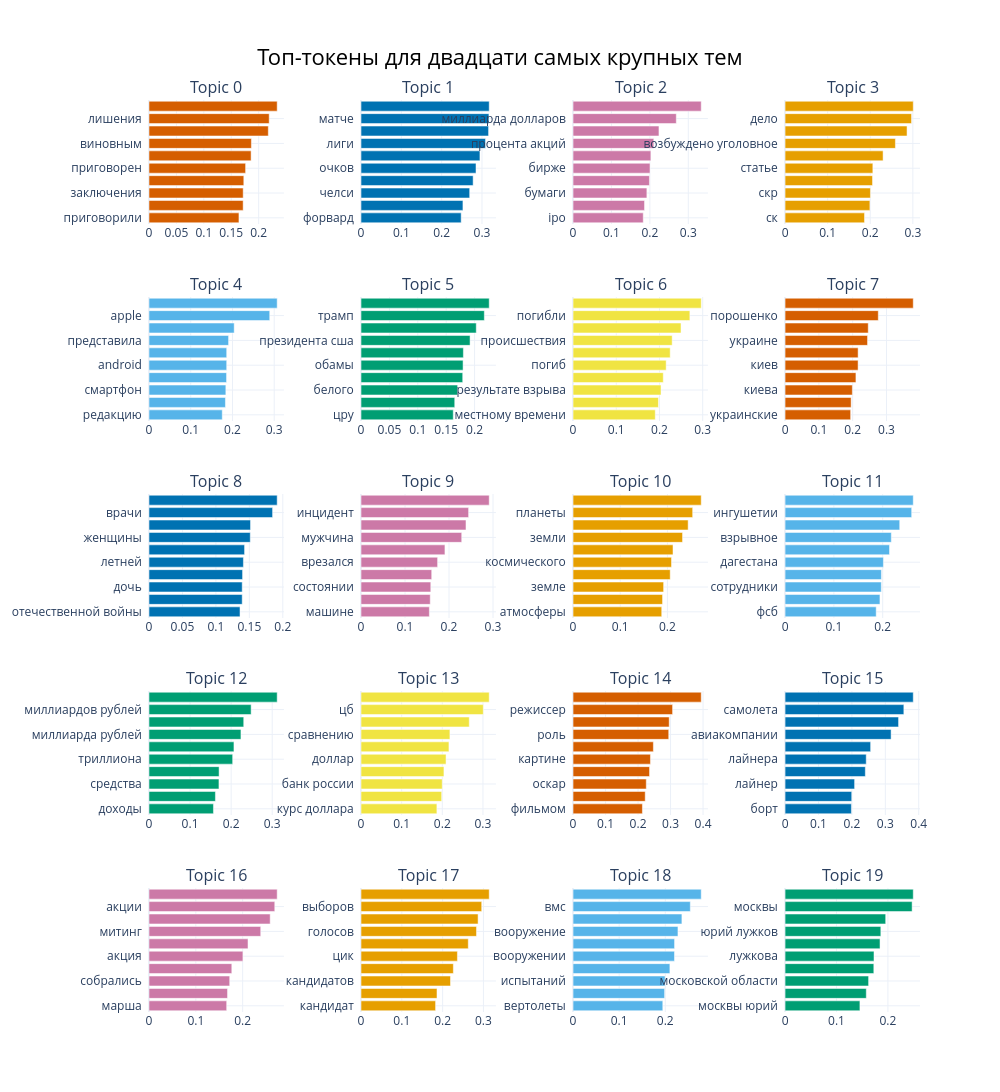

Source (notebook cell):
### Markdown cell above
Уже по таблице видно, что темы в целом читаются устойчиво. Наиболее аккуратные блоки получились у спорта, культуры, науки и финансовых новостей. Более широкими выглядят темы, связанные с внутренней политикой и происшествиями в России; для такого корпуса это ожидаемо, потому что внутри этих рубрик сюжетный спектр очень широк.

### Code cell
topic_barchart = final_topic_model.visualize_barchart(
    top_n_topics=20,
    n_words=10,
    title="Топ-токены для двадцати самых крупных тем",
)
topic_barchart

### Figure 1 — Plotly figure (JSON) as saved in the notebook; plotly's stock layout.template omitted (floating-point values rounded to 4 significant figures)
{"data": [{"marker": {"color": "#D55E00"}, "orientation": "h", "type": "bar", "x": [0.164, 0.1717, 0.1718, 0.1729, 0.1761, 0.1862, 0.1867, 0.2175, 0.2191, 0.2337], "xaxis": "x", "y": ["приговорили  ", "приговорил  ", "заключения  ", "признал  ", "приговорен  ", "годам лишения  ", "виновным  ", "приговор  ", "лишения  ", "годам  "], "yaxis": "y"}, {"marker": {"color": "#0072B2"}, "orientation": "h", "type": "bar", "x": [0.2484, 0.2528, 0.2695, 0.2781, 0.2852, 0.2949, 0.3087, 0.3164, 0.3172, 0.3179], "xaxis": "x2", "y": ["форвард  ", "мяч  ", "челси  ", "забил  ", "очков  ", "матча  ", "лиги  ", "клуба  ", "матче  ", "команды  "], "yaxis": "y2"}, {"marker": {"color": "#CC79A7"}, "orientation": "h", "type": "bar", "x": [0.1827, 0.1861, 0.1922, 0.1988, 0.2003, 0.2026, 0.2102, 0.2236, 0.2687, 0.3337], "xaxis": "x3", "y": ["ipo  ", "газпрома  ", "бумаги  ", "роснефти  ", "бирже  ", "процентов акций  ", "процента акций  ", "ммвб  ", "миллиарда долларов  ", "акций  "], "yaxis": "y3"}, {"marker": {"color": "#E69F00"}, "orientation": "h", "type": "bar", "x": [0.1865, 0.1991, 0.2004, 0.2053, 0.206, 0.2301, 0.259, 0.2863, 0.2969, 0.3009], "xaxis": "x4", "y": ["ск  ", "дело статье  ", "скр  ", "уголовного  ", "статье  ", "ук  ", "возбуждено уголовное  ", "возбуждено  ", "дело  ", "уголовное дело  "], "yaxis": "y4"}, {"marker": {"color": "#56B4E9"}, "orientation": "h", "type": "bar", "x": [0.1755, 0.1831, 0.1841, 0.1858, 0.1862, 0.1862, 0.1907, 0.2041, 0.2892, 0.3071], "xaxis": "x5", "y": ["редакцию  ", "ленты ру  ", "смартфон  ", "пользователям  ", "android  ", "nokia  ", "представила  ", "сервис  ", "apple  ", "google  "], "yaxis": "y5"}, {"marker": {"color": "#009E73"}, "orientation": "h", "type": "bar", "x": [0.1625, 0.1651, 0.1701, 0.1791, 0.1798, 0.1803, 0.1921, 0.203, 0.2172, 0.2258], "xaxis": "x6", "y": ["цру  ", "джордж  ", "белого  ", "буша  ", "обамы  ", "президент сша  ", "президента сша  ", "обама  ", "трамп  ", "буш  "], "yaxis": "y6"}, {"marker": {"color": "#F0E442"}, "orientation": "h", "type": "bar", "x": [0.1902, 0.1976, 0.2035, 0.2088, 0.2155, 0.2248, 0.2294, 0.2499, 0.2703, 0.2966], "xaxis": "x7", "y": ["местному времени  ", "пожарные  ", "результате взрыва  ", "пострадали  ", "погиб  ", "произошло  ", "происшествия  ", "пострадавших  ", "погибли  ", "мчс  "], "yaxis": "y7"}, {"marker": {"color": "#D55E00"}, "orientation": "h", "type": "bar", "x": [0.194, 0.1954, 0.199, 0.2096, 0.216, 0.2161, 0.2439, 0.246, 0.2757, 0.3792], "xaxis": "x8", "y": ["украинские  ", "украинской  ", "киева  ", "украинского  ", "киев  ", "президент украины  ", "украине  ", "верховной  ", "порошенко  ", "украины  "], "yaxis": "y8"}, {"marker": {"color": "#0072B2"}, "orientation": "h", "type": "bar", "x": [0.1361, 0.1393, 0.1393, 0.1399, 0.1411, 0.1429, 0.1514, 0.1518, 0.1847, 0.1916], "xaxis": "x9", "y": ["отечественной войны  ", "девочки  ", "дочь  ", "мать  ", "летней  ", "летняя  ", "женщины  ", "отец  ", "врачи  ", "ребенка  "], "yaxis": "y9"}, {"marker": {"color": "#CC79A7"}, "orientation": "h", "type": "bar", "x": [0.1553, 0.1573, 0.1586, 0.1607, 0.1741, 0.1907, 0.2289, 0.2386, 0.2445, 0.2914], "xaxis": "x10", "y": ["машине  ", "открыл  ", "состоянии  ", "инцидента  ", "врезался  ", "происшествия  ", "мужчина  ", "инцидент произошел  ", "инцидент  ", "полиции  "], "yaxis": "y10"}, {"marker": {"color": "#E69F00"}, "orientation": "h", "type": "bar", "x": [0.1879, 0.1897, 0.1919, 0.2059, 0.2087, 0.2118, 0.232, 0.2439, 0.2535, 0.2716], "xaxis": "x11", "y": ["атмосферы  ", "спутника  ", "земле  ", "исследование  ", "космического  ", "ученым  ", "земли  ", "поверхности  ", "планеты  ", "ученых  "], "yaxis": "y11"}, {"marker": {"color": "#56B4E9"}, "orientation": "h", "type": "bar", "x": [0.1867, 0.1944, 0.1971, 0.1973, 0.2014, 0.214, 0.2176, 0.2349, 0.2594, 0.2626], "xaxis": "x12", "y": ["фсб  ", "грозном  ", "сотрудники  ", "теракта  ", "дагестана  ", "правоохранительных органов  ", "взрывное  ", "милиции  ", "ингушетии  ", "правоохранительных  "], "yaxis": "y12"}, {"marker": {"color": "#009E73"}, "orientation": "h", "type": "bar", "x": [0.157, 0.1618, 0.1704, 0.1707, 0.2037, 0.2069, 0.2239, 0.2307, 0.2487, 0.3122], "xaxis": "x13", "y": ["доходы  ", "пенсии  ", "средства  ", "минфин  ", "триллиона  ", "триллиона рублей  ", "миллиарда рублей  ", "бюджета  ", "миллиардов рублей  ", "рублей  "], "yaxis": "y13"}, {"marker": {"color": "#F0E442"}, "orientation": "h", "type": "bar", "x": [0.1867, 0.1985, 0.1998, 0.204, 0.2092, 0.2163, 0.2187, 0.2663, 0.3008, 0.3154], "xaxis": "x14", "y": ["курс доллара  ", "копеек  ", "банк россии  ", "центробанк  ", "доллар  ", "валюты  ", "сравнению  ", "курс  ", "цб  ", "рубля  "], "yaxis": "y14"}, {"marker": {"color": "#D55E00"}, "orientation": "h", "type": "bar", "x": [0.2134, 0.222, 0.2253, 0.2354, 0.2381, 0.2471, 0.2944, 0.2958, 0.3062, 0.3944], "xaxis": "x15", "y": ["фильмом  ", "главную роль  ", "оскар  ", "фильмов  ", "картине  ", "режиссера  ", "роль  ", "фильме  ", "режиссер  ", "фильм  "], "yaxis": "y15"}, {"marker": {"color": "#0072B2"}, "orientation": "h", "type": "bar", "x": [0.1985, 0.1995, 0.2081, 0.2402, 0.2429, 0.2561, 0.3173, 0.3396, 0.3555, 0.3836], "xaxis": "x16", "y": ["борт  ", "разбился  ", "лайнер  ", "рейс  ", "лайнера  ", "посадку  ", "авиакомпании  ", "борту  ", "самолета  ", "самолет  "], "yaxis": "y16"}, {"marker": {"color": "#CC79A7"}, "orientation": "h", "type": "bar", "x": [0.1658, 0.1676, 0.1723, 0.1768, 0.2005, 0.2114, 0.2385, 0.2587, 0.2685, 0.2737], "xaxis": "x17", "y": ["марша  ", "марш  ", "собрались  ", "демонстрантов  ", "акция  ", "акции протеста  ", "митинг  ", "протеста  ", "акции  ", "площади  "], "yaxis": "y17"}, {"marker": {"color": "#E69F00"}, "orientation": "h", "type": "bar", "x": [0.1827, 0.1862, 0.2193, 0.2263, 0.2362, 0.2628, 0.283, 0.2869, 0.2958, 0.3141], "xaxis": "x18", "y": ["кандидат  ", "партий  ", "кандидатов  ", "кпрф  ", "цик  ", "избирателей  ", "голосов  ", "выборы  ", "выборов  ", "выборах  "], "yaxis": "y18"}, {"marker": {"color": "#56B4E9"}, "orientation": "h", "type": "bar", "x": [0.1946, 0.1986, 0.1996, 0.21, 0.22, 0.2202, 0.2275, 0.2361, 0.2543, 0.278], "xaxis": "x19", "y": ["вертолеты  ", "вооружения  ", "испытаний  ", "индии  ", "вооружении  ", "вертолетов  ", "вооружение  ", "километров  ", "вмс  ", "ввс  "], "yaxis": "y19"}, {"marker": {"color": "#009E73"}, "orientation": "h", "type": "bar", "x": [0.1456, 0.158, 0.1625, 0.1726, 0.173, 0.1847, 0.1863, 0.1957, 0.2471, 0.2493], "xaxis": "x20", "y": ["москвы юрий  ", "мэр москвы  ", "московской области  ", "мэра  ", "лужкова  ", "мэр  ", "юрий лужков  ", "нтв  ", "москвы  ", "лужков  "], "yaxis": "y20"}], "layout": {"annotations": [{"font": {"size": 16}, "showarrow": false, "text": "Topic 0", "x": 0.0875, "xanchor": "center", "xref": "paper", "y": 1.0, "yanchor": "bottom", "yref": "paper"}, {"font": {"size": 16}, "showarrow": false, "text": "Topic 1", "x": 0.3625, "xanchor": "center", "xref": "paper", "y": 1.0, "yanchor": "bottom", "yref": "paper"}, {"font": {"size": 16}, "showarrow": false, "text": "Topic 2", "x": 0.6375, "xanchor": "center", "xref": "paper", "y": 1.0, "yanchor": "bottom", "yref": "paper"}, {"font": {"size": 16}, "showarrow": false, "text": "Topic 3", "x": 0.9125, "xanchor": "center", "xref": "paper", "y": 1.0, "yanchor": "bottom", "yref": "paper"}, {"font": {"size": 16}, "showarrow": false, "text": "Topic 4", "x": 0.0875, "xanchor": "center", "xref": "paper", "y": 0.784, "yanchor": "bottom", "yref": "paper"}, {"font": {"size": 16}, "showarrow": false, "text": "Topic 5", "x": 0.3625, "xanchor": "center", "xref": "paper", "y": 0.784, "yanchor": "bottom", "yref": "paper"}, {"font": {"size": 16}, "showarrow": false, "text": "Topic 6", "x": 0.6375, "xanchor": "center", "xref": "paper", "y": 0.784, "yanchor": "bottom", "yref": "paper"}, {"font": {"size": 16}, "showarrow": false, "text": "Topic 7", "x": 0.9125, "xanchor": "center", "xref": "paper", "y": 0.784, "yanchor": "bottom", "yref": "paper"}, {"font": {"size": 16}, "showarrow": false, "text": "Topic 8", "x": 0.0875, "xanchor": "center", "xref": "paper", "y": 0.568, "yanchor": "bottom", "yref": "paper"}, {"font": {"size": 16}, "showarrow": false, "text": "Topic 9", "x": 0.3625, "xanchor": "center", "xref": "paper", "y": 0.568, "yanchor": "bottom", "yref": "paper"}, {"font": {"size": 16}, "showarrow": false, "text": "Topic 10", "x": 0.6375, "xanchor": "center", "xref": "paper", "y": 0.568, "yanchor": "bottom", "yref": "paper"}, {"font": {"size": 16}, "showarrow": false, "text": "Topic 11", "x": 0.9125, "xanchor": "center", "xref": "paper", "y": 0.568, "yanchor": "bottom", "yref": "paper"}, {"font": {"size": 16}, "showarrow": false, "text": "Topic 12", "x": 0.0875, "xanchor": "center", "xref": "paper", "y": 0.352, "yanchor": "bottom", "yref": "paper"}, {"font": {"size": 16}, "showarrow": false, "text": "Topic 13", "x": 0.3625, "xanchor": "center", "xref": "paper", "y": 0.352, "yanchor": "bottom", "yref": "paper"}, {"font": {"size": 16}, "showarrow": false, "text": "Topic 14", "x": 0.6375, "xanchor": "center", "xref": "paper", "y": 0.352, "yanchor": "bottom", "yref": "paper"}, {"font": {"size": 16}, "showarrow": false, "text": "Topic 15", "x": 0.9125, "xanchor": "center", "xref": "paper", "y": 0.352, "yanchor": "bottom", "yref": "paper"}, {"font": {"size": 16}, "showarrow": false, "text": "Topic 16", "x": 0.0875, "xanchor": "center", "xref": "paper", "y": 0.136, "yanchor": "bottom", "yref": "paper"}, {"font": {"size": 16}, "showarrow": false, "text": "Topic 17", "x": 0.3625, "xanchor": "center", "xref": "paper", "y": 0.136, "yanchor": "bottom", "yref": "paper"}, {"font": {"size": 16}, "showarrow": false, "text": "Topic 18", "x": 0.6375, "xanchor": "center", "xref": "paper", "y": 0.136, "yanchor": "bottom", "yref": "paper"}, {"font": {"size": 16}, "showarrow": false, "text": "Topic 19", "x": 0.9125, "xanchor": "center", "xref": "paper", "y": 0.136, "yanchor": "bottom", "yref": "paper"}], "height": 1250, "hoverlabel": {"bgcolor": "white", "font": {"family": "Rockwell", "size": 16}}, "showlegend": false, "title": {"font": {"color": "Black", "size": 22}, "text": "Топ-токены для двадцати самых крупных тем", "x": 0.5, "xanchor": "center", "yanchor": "top"}, "width": 1000, "xaxis": {"anchor": "y", "domain": [0, 0.175], "showgrid": true}, "xaxis10": {"anchor": "y10", "domain": [0.275, 0.45], "showgrid": true}, "xaxis11": {"anchor": "y11", "domain": [0.55, 0.725], "showgrid": true}, "xaxis12": {"anchor": "y12", "domain": [0.825, 1], "showgrid": true}, "xaxis13": {"anchor": "y13", "domain": [0, 0.175], "showgrid": true}, "xaxis14": {"anchor": "y14", "domain": [0.275, 0.45], "showgrid": true}, "xaxis15": {"anchor": "y15", "domain": [0.55, 0.725], "showgrid": true}, "xaxis16": {"anchor": "y16", "domain": [0.825, 1], "showgrid": true}, "xaxis17": {"anchor": "y17", "domain": [0, 0.175], "showgrid": true}, "xaxis18": {"anchor": "y18", "domain": [0.275, 0.45], "showgrid": true}, "xaxis19": {"anchor": "y19", "domain": [0.55, 0.725], "showgrid": true}, "xaxis2": {"anchor": "y2", "domain": [0.275, 0.45], "showgrid": true}, "xaxis20": {"anchor": "y20", "domain": [0.825, 1], "showgrid": true}, "xaxis3": {"anchor": "y3", "domain": [0.55, 0.725], "showgrid": true}, "xaxis4": {"anchor": "y4", "domain": [0.825, 1], "showgrid": true}, "xaxis5": {"anchor": "y5", "domain": [0, 0.175], "showgrid": true}, "xaxis6": {"anchor": "y6", "domain": [0.275, 0.45], "showgrid": true}, "xaxis7": {"anchor": "y7", "domain": [0.55, 0.725], "showgrid": true}, "xaxis8": {"anchor": "y8", "domain": [0.825, 1], "showgrid": true}, "xaxis9": {"anchor": "y9", "domain": [0, 0.175], "showgrid": true}, "yaxis": {"anchor": "x", "domain": [0.864, 1.0], "showgrid": true}, "yaxis10": {"anchor": "x10", "domain": [0.432, 0.568], "showgrid": true}, "yaxis11": {"anchor": "x11", "domain": [0.432, 0.568], "showgrid": true}, "yaxis12": {"anchor": "x12", "domain": [0.432, 0.568], "showgrid": true}, "yaxis13": {"anchor": "x13", "domain": [0.216, 0.352], "showgrid": true}, "yaxis14": {"anchor": "x14", "domain": [0.216, 0.352], "showgrid": true}, "yaxis15": {"anchor": "x15", "domain": [0.216, 0.352], "showgrid": true}, "yaxis16": {"anchor": "x16", "domain": [0.216, 0.352], "showgrid": true}, "yaxis17": {"anchor": "x17", "domain": [0, 0.136], "showgrid": true}, "yaxis18": {"anchor": "x18", "domain": [0, 0.136], "showgrid": true}, "yaxis19": {"anchor": "x19", "domain": [0, 0.136], "showgrid": true}, "yaxis2": {"anchor": "x2", "domain": [0.864, 1.0], "showgrid": true}, "yaxis20": {"anchor": "x20", "domain": [0, 0.136], "showgrid": true}, "yaxis3": {"anchor": "x3", "domain": [0.864, 1.0], "showgrid": true}, "yaxis4": {"anchor": "x4", "domain": [0.864, 1.0], "showgrid": true}, "yaxis5": {"anchor": "x5", "domain": [0.648, 0.784], "showgrid": true}, "yaxis6": {"anchor": "x6", "domain": [0.648, 0.784], "showgrid": true}, "yaxis7": {"anchor": "x7", "domain": [0.648, 0.784], "showgrid": true}, "yaxis8": {"anchor": "x8", "domain": [0.648, 0.784], "showgrid": true}, "yaxis9": {"anchor": "x9", "domain": [0.432, 0.568], "showgrid": true}}}
